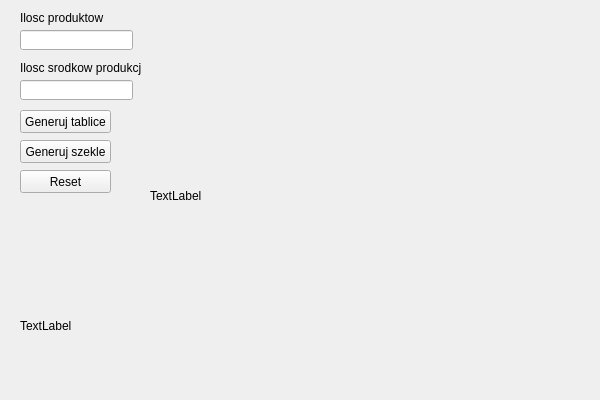
<?xml version="1.0" encoding="UTF-8"?>
<ui version="4.0">
 <class>SimplexForLogisticsClass</class>
 <widget class="QMainWindow" name="SimplexForLogisticsClass">
  <property name="geometry">
   <rect>
    <x>0</x>
    <y>0</y>
    <width>600</width>
    <height>400</height>
   </rect>
  </property>
  <property name="windowTitle">
   <string>SimplexForLogistics</string>
  </property>
  <widget class="QWidget" name="centralWidget">
   <widget class="QLabel" name="label">
    <property name="geometry">
     <rect>
      <x>20</x>
      <y>10</y>
      <width>91</width>
      <height>16</height>
     </rect>
    </property>
    <property name="text">
     <string>Ilosc produktow</string>
    </property>
   </widget>
   <widget class="QLabel" name="label_2">
    <property name="geometry">
     <rect>
      <x>20</x>
      <y>60</y>
      <width>121</width>
      <height>16</height>
     </rect>
    </property>
    <property name="text">
     <string>Ilosc srodkow produkcji</string>
    </property>
   </widget>
   <widget class="QPushButton" name="generate_input">
    <property name="geometry">
     <rect>
      <x>20</x>
      <y>110</y>
      <width>91</width>
      <height>23</height>
     </rect>
    </property>
    <property name="text">
     <string>Generuj tablice</string>
    </property>
   </widget>
   <widget class="QStackedWidget" name="stackedWidget">
    <property name="geometry">
     <rect>
      <x>150</x>
      <y>10</y>
      <width>431</width>
      <height>371</height>
     </rect>
    </property>
    <property name="currentIndex">
     <number>0</number>
    </property>
    <widget class="QWidget" name="welcome">
     <widget class="QLabel" name="welcome_image">
      <property name="geometry">
       <rect>
        <x>0</x>
        <y>0</y>
        <width>421</width>
        <height>371</height>
       </rect>
      </property>
      <property name="text">
       <string>TextLabel</string>
      </property>
     </widget>
    </widget>
    <widget class="QWidget" name="input">
     <widget class="QTableWidget" name="input_table">
      <property name="geometry">
       <rect>
        <x>0</x>
        <y>0</y>
        <width>431</width>
        <height>251</height>
       </rect>
      </property>
     </widget>
     <widget class="QTableWidget" name="conditionals">
      <property name="geometry">
       <rect>
        <x>10</x>
        <y>260</y>
        <width>411</width>
        <height>111</height>
       </rect>
      </property>
     </widget>
    </widget>
    <widget class="QWidget" name="output"/>
   </widget>
   <widget class="QPushButton" name="generate_output">
    <property name="geometry">
     <rect>
      <x>20</x>
      <y>140</y>
      <width>91</width>
      <height>23</height>
     </rect>
    </property>
    <property name="text">
     <string>Generuj szekle</string>
    </property>
   </widget>
   <widget class="QLineEdit" name="no_products">
    <property name="geometry">
     <rect>
      <x>20</x>
      <y>30</y>
      <width>113</width>
      <height>20</height>
     </rect>
    </property>
   </widget>
   <widget class="QLineEdit" name="no_means">
    <property name="geometry">
     <rect>
      <x>20</x>
      <y>80</y>
      <width>113</width>
      <height>20</height>
     </rect>
    </property>
   </widget>
   <widget class="QPushButton" name="reset">
    <property name="geometry">
     <rect>
      <x>20</x>
      <y>170</y>
      <width>91</width>
      <height>23</height>
     </rect>
    </property>
    <property name="text">
     <string>Reset</string>
    </property>
   </widget>
   <widget class="QStackedWidget" name="stackedWidget_2">
    <property name="geometry">
     <rect>
      <x>10</x>
      <y>200</y>
      <width>120</width>
      <height>181</height>
     </rect>
    </property>
    <widget class="QWidget" name="page">
     <widget class="QLabel" name="agh">
      <property name="geometry">
       <rect>
        <x>10</x>
        <y>80</y>
        <width>91</width>
        <height>91</height>
       </rect>
      </property>
      <property name="text">
       <string>TextLabel</string>
      </property>
     </widget>
    </widget>
    <widget class="QWidget" name="page_2"/>
   </widget>
  </widget>
 </widget>
 <layoutdefault spacing="6" margin="11"/>
 <resources>
  <include location="SimplexForLogistics.qrc"/>
 </resources>
 <connections/>
</ui>
